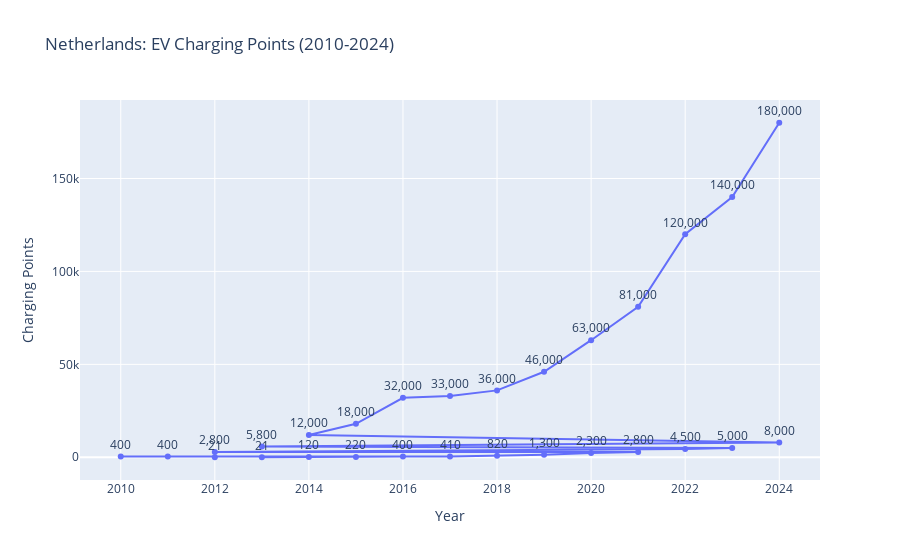

Write notebook code for a chart like this one.
### Code cell
# Filter for Netherlands charging points
df_netherlands_charging = df[
    (df['unit'] == 'charging points') &
    (df['region_country'] == 'Netherlands')
].copy()

# Add a text column for data labels
df_netherlands_charging['text_label'] = df_netherlands_charging['value'].apply(lambda x: f"{int(x):,}")

# Plot Netherlands charging points trend with markers and labels
fig = px.line(
    df_netherlands_charging,
    x='year',
    y='value',
    markers=True,
    text='text_label',  # show numbers on the chart
    title='Netherlands: EV Charging Points (2010-2024)',
    labels={'value': 'Charging Points', 'year': 'Year'}
)

# Adjust label position slightly above the markers
fig.update_traces(textposition='top center')

fig.show()

### Figure 1 — Plotly figure (JSON) as saved in the notebook; plotly's stock layout.template omitted (floating-point values rounded to 4 significant figures)
{"data": [{"hovertemplate": "Year=%{x}<br>Charging Points=%{y}<br>text_label=%{text}<extra></extra>", "legendgroup": "", "line": {"color": "#636efa", "dash": "solid"}, "marker": {"symbol": "circle"}, "mode": "lines+markers+text", "name": "", "orientation": "v", "showlegend": false, "text": ["180,000", "140,000", "120,000", "81,000", "63,000", "46,000", "36,000", "33,000", "32,000", "18,000", "12,000", "8,000", "5,800", "5,000", "4,500", "2,800", "2,800", "2,300", "1,300", "820", "410", "400", "400", "400", "220", "120", "21", "21"], "textposition": "top center", "type": "scatter", "x": [2024, 2023, 2022, 2021, 2020, 2019, 2018, 2017, 2016, 2015, 2014, 2024, 2013, 2023, 2022, 2012, 2021, 2020, 2019, 2018, 2017, 2010, 2011, 2016, 2015, 2014, 2012, 2013], "xaxis": "x", "y": [180000, 140000, 120000, 81000, 63000, 46000, 36000, 33000, 32000, 18000, 12000, 8000, 5800, 5000, 4500, 2800, 2800, 2300, 1300, 820, 410, 400, 400, 400, 220, 120, 21, 21], "yaxis": "y"}], "layout": {"legend": {"tracegroupgap": 0}, "title": {"text": "Netherlands: EV Charging Points (2010-2024)"}, "xaxis": {"anchor": "y", "domain": [0, 1], "title": {"text": "Year"}}, "yaxis": {"anchor": "x", "domain": [0, 1], "title": {"text": "Charging Points"}}}}
